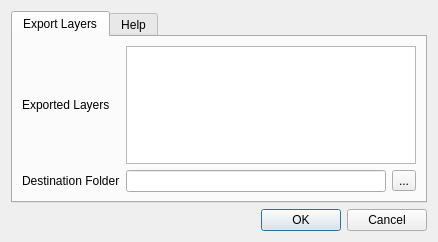
<?xml version="1.0" encoding="UTF-8"?>
<ui version="4.0">
 <class>LayerSaverDialogBase</class>
 <widget class="QDialog" name="LayerSaverDialogBase">
  <property name="geometry">
   <rect>
    <x>0</x>
    <y>0</y>
    <width>438</width>
    <height>235</height>
   </rect>
  </property>
  <property name="windowTitle">
   <string>Batch save vector layers</string>
  </property>
  <layout class="QGridLayout" name="gridLayout">
   <item row="0" column="0">
    <widget class="QTabWidget" name="tabWidget">
     <property name="currentIndex">
      <number>0</number>
     </property>
     <widget class="QWidget" name="tab">
      <attribute name="title">
       <string>Export Layers</string>
      </attribute>
      <layout class="QGridLayout" name="gridLayout_2">
       <item row="0" column="0">
        <widget class="QLabel" name="label">
         <property name="text">
          <string>Exported Layers</string>
         </property>
        </widget>
       </item>
       <item row="1" column="0">
        <widget class="QLabel" name="label_2">
         <property name="text">
          <string>Destination Folder</string>
         </property>
        </widget>
       </item>
       <item row="1" column="1">
        <widget class="QLineEdit" name="lineEdit">
         <property name="toolTip">
          <string>Set destination folder</string>
         </property>
        </widget>
       </item>
       <item row="1" column="2">
        <widget class="QToolButton" name="toolButton">
         <property name="toolTip">
          <string>Set destination folder</string>
         </property>
         <property name="text">
          <string>...</string>
         </property>
        </widget>
       </item>
       <item row="0" column="1" colspan="2">
        <widget class="QListWidget" name="listWidget">
         <property name="toolTip">
          <string>These layers will all be exported</string>
         </property>
         <property name="selectionMode">
          <enum>QAbstractItemView::NoSelection</enum>
         </property>
        </widget>
       </item>
      </layout>
     </widget>
     <widget class="QWidget" name="tab_2">
      <attribute name="title">
       <string>Help</string>
      </attribute>
      <layout class="QGridLayout" name="gridLayout_3">
       <item row="0" column="0">
        <widget class="QLabel" name="label_3">
         <property name="text">
          <string>&lt;html&gt;&lt;head/&gt;&lt;body&gt;&lt;p&gt;&lt;span style=&quot; font-weight:600; text-decoration: underline;&quot;&gt;Exported Layers&lt;/span&gt;&lt;/p&gt;&lt;p&gt;All vector layers open in QGIS will be exported.&lt;/p&gt;&lt;p&gt;&lt;span style=&quot; font-weight:600; text-decoration: underline;&quot;&gt;Filetypes&lt;/span&gt;&lt;/p&gt;&lt;p&gt;Currently ESRI Shapefile, MapInfo File, KML and GeoJSON are exported.&lt;/p&gt;&lt;p&gt;&lt;span style=&quot; font-weight:600; text-decoration: underline;&quot;&gt;Destination Folders&lt;/span&gt;&lt;/p&gt;&lt;p&gt;Filetypes are exported to separate folders in the destination folder.&lt;/p&gt;&lt;/body&gt;&lt;/html&gt;</string>
         </property>
        </widget>
       </item>
      </layout>
     </widget>
    </widget>
   </item>
   <item row="2" column="0">
    <widget class="QDialogButtonBox" name="button_box">
     <property name="orientation">
      <enum>Qt::Horizontal</enum>
     </property>
     <property name="standardButtons">
      <set>QDialogButtonBox::Cancel|QDialogButtonBox::Ok</set>
     </property>
    </widget>
   </item>
  </layout>
 </widget>
 <resources/>
 <connections>
  <connection>
   <sender>button_box</sender>
   <signal>accepted()</signal>
   <receiver>LayerSaverDialogBase</receiver>
   <slot>accept()</slot>
   <hints>
    <hint type="sourcelabel">
     <x>20</x>
     <y>20</y>
    </hint>
    <hint type="destinationlabel">
     <x>20</x>
     <y>20</y>
    </hint>
   </hints>
  </connection>
  <connection>
   <sender>button_box</sender>
   <signal>rejected()</signal>
   <receiver>LayerSaverDialogBase</receiver>
   <slot>reject()</slot>
   <hints>
    <hint type="sourcelabel">
     <x>20</x>
     <y>20</y>
    </hint>
    <hint type="destinationlabel">
     <x>20</x>
     <y>20</y>
    </hint>
   </hints>
  </connection>
 </connections>
</ui>
